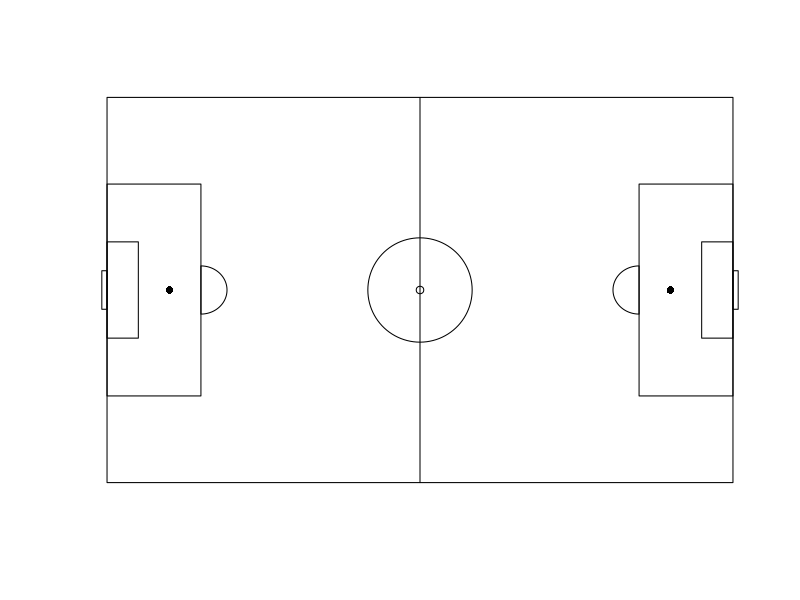

Write R code to recreate this figure.
# draw football pitch with default r graph

require("plotrix")

draw_pitch <- function(xmax, ymax) {
  
sideline <- c(0,xmax)
goalline <- c(0,ymax)
  
#create empty plot
plot (goalline~ sideline, xaxt="n", yaxt = "n", xlab = "", ylab = "", type="n", bty = "n", asp = 0)

rect(0, 0, 120, 80) #pitch

rect(0, 18, 18, 62) #box left
rect(0, 50, 6, 30) #six yard box left
rect(-1, 44, 0, 36) #goal left

rect(102, 18, 120, 62) #box right
rect(114, 50, 120, 30) #six yard box right
rect(120, 44, 121, 36) #goal right

segments(x0 = 60, y0 = 0, x1 = 60, y1 = 80) #middle line
draw.circle(60,40,10,border="black") #middle circle

#half circles left and right
left.half.circle <- function(x,y,r,nsteps=1000,...){
  rs <- seq(0,pi,len=nsteps) 
  xc <- x+r*sin(rs) 
  yc <- y+r*cos(rs) 
  polygon(xc,yc,...)  
  } 
left.half.circle (18,40,5)

right.half.circle <- function(x,y,r,nsteps=1000,...){
  rs <- seq(0,pi,len=nsteps) 
  xc <- x-r*sin(rs) 
  yc <- y-r*cos(rs) 
  polygon(xc,yc,...)  
} 
right.half.circle (102,40,5)

points(12,40,col="black", pch = 16)
points(108,40,col="black", pch = 16)
points(60,40,col="black", pch = 1)
}

draw_pitch(120,80)
